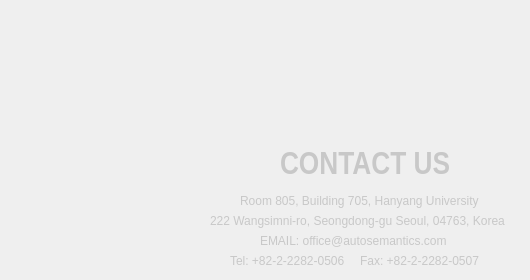
    <widget class="QWidget" name="tab_3">
     <attribute name="title">
      <string>Contact</string>
     </attribute>
     <widget class="QLabel" name="label_12">
      <property name="geometry">
       <rect>
        <x>280</x>
        <y>150</y>
        <width>171</width>
        <height>31</height>
       </rect>
      </property>
      <property name="font">
       <font>
        <family>Arial Narrow</family>
        <pointsize>24</pointsize>
        <weight>75</weight>
        <bold>true</bold>
       </font>
      </property>
      <property name="styleSheet">
       <string notr="true">color: rgb(200,200,200);</string>
      </property>
      <property name="text">
       <string>CONTACT US</string>
      </property>
     </widget>
     <widget class="QLabel" name="label_13">
      <property name="geometry">
       <rect>
        <x>240</x>
        <y>190</y>
        <width>251</width>
        <height>21</height>
       </rect>
      </property>
      <property name="styleSheet">
       <string notr="true">color: rgb(200,200,200);</string>
      </property>
      <property name="text">
       <string>Room 805, Building 705, Hanyang University</string>
      </property>
     </widget>
     <widget class="QLabel" name="label_14">
      <property name="geometry">
       <rect>
        <x>210</x>
        <y>210</y>
        <width>311</width>
        <height>21</height>
       </rect>
      </property>
      <property name="styleSheet">
       <string notr="true">color: rgb(200,200,200);</string>
      </property>
      <property name="text">
       <string>222 Wangsimni-ro, Seongdong-gu Seoul, 04763, Korea</string>
      </property>
     </widget>
     <widget class="QLabel" name="label_15">
      <property name="geometry">
       <rect>
        <x>260</x>
        <y>230</y>
        <width>201</width>
        <height>21</height>
       </rect>
      </property>
      <property name="styleSheet">
       <string notr="true">color: rgb(200,200,200);</string>
      </property>
      <property name="text">
       <string>EMAIL: office@autosemantics.com</string>
      </property>
     </widget>
     <widget class="QLabel" name="label_25">
      <property name="geometry">
       <rect>
        <x>230</x>
        <y>250</y>
        <width>121</width>
        <height>21</height>
       </rect>
      </property>
      <property name="styleSheet">
       <string notr="true">color: rgb(200,200,200);</string>
      </property>
      <property name="text">
       <string>Tel: +82-2-2282-0506</string>
      </property>
     </widget>
     <widget class="QLabel" name="label_27">
      <property name="geometry">
       <rect>
        <x>360</x>
        <y>250</y>
        <width>121</width>
        <height>21</height>
       </rect>
      </property>
      <property name="styleSheet">
       <string notr="true">color: rgb(200,200,200);</string>
      </property>
      <property name="text">
       <string>Fax: +82-2-2282-0507</string>
      </property>
     </widget>
    </widget>
